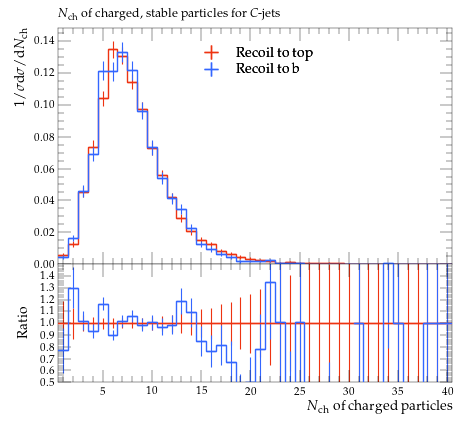

Reproduce this figure in Python.
#! /usr/bin/env python

# This Python script was auto-generated using YODA v2.0.2.
# Analysis object: /MC_HFDECAYS/charged_mult_C_jets
# Timestamp: 31-07-2026 (13:13:53)

import matplotlib as mpl
import matplotlib.pyplot as plt
mpl.use('Agg') # comment out for interactive use
import os
import numpy as np

plotDir = os.path.split(os.path.realpath(__file__))[0]
if 'YODA_USER_PLOT_PATH' in globals():
    plot_outdir = globals()['YODA_USER_PLOT_PATH']
else:
    plot_outdir = plotDir

#plot style
plt.style.use(os.path.join(plotDir, '../default.mplstyle'))
# plot metadata
figW, figH = plt.rcParams['figure.figsize']
ax_xLabel = r'$N_\mathrm{ch}$ of charged particles'
ax_yLabel = r'$1/\sigma \mathrm{d}\sigma/\mathrm{d}N_\mathrm{ch}$'
ax_title  = r'$N_\mathrm{ch}$ of charged, stable particles for $C$-jets'
ax_xScale = 'linear'
ax_yScale = 'linear'
xLims = (0.5, 40.5)
yLims = (0.0, 0.14837262)

# TeX-friendly labels for the legend
labels = {
    'legend' : ([ r"Recoil to top", r"Recoil to b" ], r""),
}

# Adjust canvas width and height
canvasW = 10.0
canvasH = 9.0
figW *= canvasW/10.
figH *= canvasH/9.

# Create figure and axis objects
fig, (ax, ratio0_ax) = plt.subplots(2, 1, sharex=True,
                  figsize=(figW,figH), gridspec_kw={'height_ratios': (6.0, 3.0)})

# Set figure margins
plt.subplots_adjust(
    left   = 1.0 * plt.rcParams['figure.subplot.left'],
    right  = 1.0 * plt.rcParams['figure.subplot.right'],
    top    = 1.0 * plt.rcParams['figure.subplot.top'],
    bottom = 1.0 * plt.rcParams['figure.subplot.bottom'])

ratio0_ax.yaxis.set_major_locator(mpl.ticker.MultipleLocator(0.1))
ratio0_ax.set_ylim(0.5, 1.4999)
ratio0_ax.set_ylabel('Ratio')

# the numerical data is stored in a separate file
dataf = dict()
prefix = os.path.split(__file__)[0]
if prefix:    prefix = prefix + '/'
exec(open(prefix+'charged_mult_C_jets__data.py').read(), dataf)


legend_handles = dict() # keep track of handles for the legend

# style options for curves
# starts at zorder>=5 to draw curve on top of legend
styles = {
  'recoil_t': {
    'color' : '#EE3311',
    'linestyle' : '-',
    'linewidth' : 1,
    'marker' : 'none',
    'markersize' : 2,
    'capsize' : 0.0,
    'zorder' : 5,
    'histstyle' : 1,
    'drawstyle' : 'steps-pre',
    'xerrorbars' : 1,
    'yerrorbars' : 1,
    'fillcolor' : None,
    'fillopacity' : 1.0,
    'ratio0_linestyle' : '-',
    'ratio0_linewidth' : 1,
    'ratio0_marker' : 'none',
    'ratio0_markersize' : 2,
    'ratio0_capsize' : 0.0,
    'ratio0_zorder' : 5,
    'ratio0_histstyle' : 1,
    'ratio0_drawstyle' : 'steps-pre',
    'ratio0_xerrorbars' : 1,
    'ratio0_yerrorbars' : 1,
  },
  'recoil_b': {
    'color' : '#3366FF',
    'linestyle' : '-',
    'linewidth' : 1,
    'marker' : 'none',
    'markersize' : 2,
    'capsize' : 0.0,
    'zorder' : 6,
    'histstyle' : 1,
    'drawstyle' : 'steps-pre',
    'xerrorbars' : 1,
    'yerrorbars' : 1,
    'fillcolor' : None,
    'fillopacity' : 1.0,
    'ratio0_linestyle' : '-',
    'ratio0_linewidth' : 1,
    'ratio0_marker' : 'none',
    'ratio0_markersize' : 2,
    'ratio0_capsize' : 0.0,
    'ratio0_zorder' : 6,
    'ratio0_histstyle' : 1,
    'ratio0_drawstyle' : 'steps-pre',
    'ratio0_xerrorbars' : 1,
    'ratio0_yerrorbars' : 1,
  },
}

# curve from input yoda files in main panel
for label, yvals in dataf['yvals'].items():
    if all(np.isnan(v) for v in dataf['yvals'][label]):
        continue
    tmp = None
    if styles[label]['histstyle']: # draw as histogram
        xpos = dataf['xedges'][label] if styles[label]['drawstyle'] else dataf['xpoints'][label]
        ypos = np.insert(yvals, 0, yvals[0]) if styles[label]['drawstyle'] else yvals
        if styles[label]['fillcolor']: # fill area below curve
            ax.fill_between(xpos, ypos, step='pre',
                            color=styles[label]['fillcolor'],
                            alpha=styles[label]['fillopacity'])
        tmp, = ax.plot(xpos, ypos,
                       color=styles[label]['color'],
                       linestyle=styles[label]['linestyle'],
                       linewidth=styles[label]['linewidth'],
                       drawstyle=styles[label]['drawstyle'], solid_joinstyle='miter',
                       zorder=styles[label]['zorder'], label=label)
    tmp = ax.errorbar(dataf['xpoints'][label], yvals,
                      xerr=np.array(dataf['xerrs'][label])*styles[label]['xerrorbars'],
                      yerr=np.array(dataf['yerrs'][label])*styles[label]['yerrorbars'],
                      fmt=styles[label]['marker'], capsize=styles[label]['capsize'],
                      markersize=styles[label]['markersize'],
                      ecolor=styles[label]['color'],
                      color=styles[label]['color'], zorder=styles[label]['zorder'])
    tmp[-1][0].set_linestyle(styles[label]['linestyle'])
    tmp[-1][0].set_linewidth(styles[label]['linewidth'])
    if label in dataf['add_legend_handle']:  legend_handles[label] = tmp
    for varLabel in dataf['variation_yvals'].keys():
        if varLabel.startswith(label):
            tmp, = ax.plot(dataf['xedges'][label], dataf['variation_yvals'][varLabel],
                           color=styles[label]['color'],
                           linestyle=styles[label]['linestyle'],
                           linewidth=styles[label]['linewidth'],
                           drawstyle='steps-pre', solid_joinstyle='miter',
                           zorder=styles[label]['zorder'], alpha=0.5)


# plots on ratio panel
# curve from input yoda files in ratio panel
for label, yvals in dataf['ratio0_yvals'].items():
    if all(np.isnan(v) for v in yvals):
        continue
    if styles[label]['ratio0_histstyle']: # plot as histogram
        xpos = dataf['xedges']['recoil_t'] if styles[label]['ratio0_drawstyle'] else dataf['xpoints']['recoil_t']
        ypos = np.insert(yvals, 0, yvals[0]) if styles[label]['ratio0_drawstyle'] else yvals
        ratio0_ax.plot(xpos, ypos,
                       color=styles[label]['color'],
                       linewidth=styles[label]['linewidth'],
                       linestyle=styles[label]['ratio0_linestyle'],
                       drawstyle=styles[label]['ratio0_drawstyle'], zorder=styles[label]['zorder'],
                       solid_joinstyle='miter')
    tmp = ratio0_ax.errorbar(dataf['xpoints']['recoil_t'], yvals,
                             xerr=np.array(dataf['ref_xerrs'])*styles[label]['ratio0_xerrorbars'],
                             yerr=np.array(dataf['ratio0_yerrs'][label])*styles[label]['ratio0_yerrorbars'],
                             fmt=styles[label]['ratio0_marker'], capsize=styles[label]['ratio0_capsize'],
                             markersize=styles[label]['ratio0_markersize'],
                             ecolor=styles[label]['color'],
                             color=styles[label]['color'])
    tmp[-1][0].set_linestyle(styles[label]['ratio0_linestyle'])
    tmp[-1][0].set_linewidth(styles[label]['ratio0_linewidth'])

    for varlabel in dataf['ratio0_variation_vals'].keys():
        if varlabel.startswith(label):
            ratio0_ax.plot(dataf['xedges']['recoil_t'],
                            dataf['ratio0_variation_vals'][varlabel],
                            color=styles[label]['color'],
                            linestyle=styles[label]['linestyle'],
                            linewidth=styles[label]['linewidth'],
                            drawstyle='steps-pre', solid_joinstyle='miter',
                            zorder=1, alpha=0.5)

legend_items = list(legend_handles.values())
ax.add_artist(ax.legend(legend_items,
                        labels['legend'][0],
                        title=labels['legend'][1],
                        alignment='left',
                        loc='upper center',
                        bbox_to_anchor=(0.5, 0.97)))

# set plot metadata as defined above
ratio0_ax.set_xlabel(ax_xLabel)
ratio0_ax.xaxis.set_label_coords(1., -0.15)
ax.set_ylabel(ax_yLabel, ha='right', va='top')
ax.yaxis.set_label_coords(-0.11, 1.0)
ax.set_title(ax_title, loc='left')
ax.set_xscale(ax_xScale)
ax.set_yscale(ax_yScale)
ax.set_xlim(xLims)
ax.set_ylim(yLims)

# tick formatting
plt.rcParams['xtick.top'] = True
plt.rcParams['ytick.right'] = True
fig.align_ylabels((ax, ratio0_ax))
plt.savefig(os.path.join(plot_outdir, 'charged_mult_C_jets.pdf'), format='PDF')
plt.savefig(os.path.join(plot_outdir, 'charged_mult_C_jets.png'), format='PNG')

plt.close(fig)
